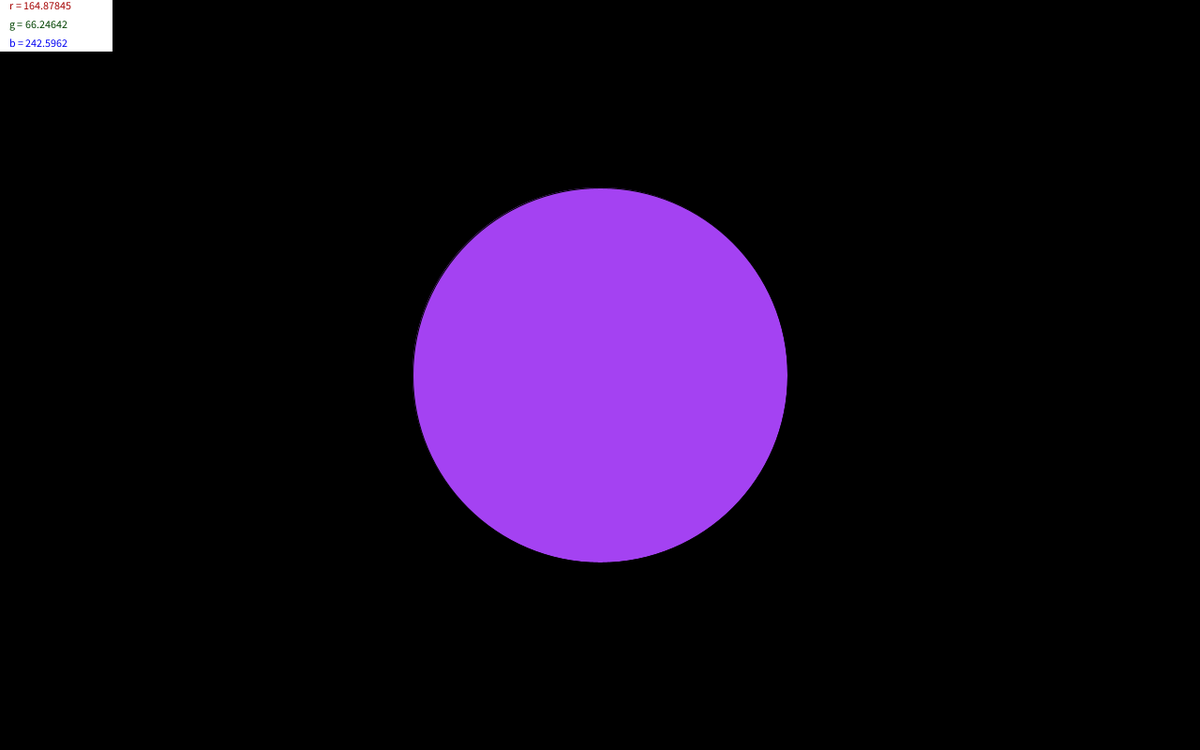
Frame 1 (no input)
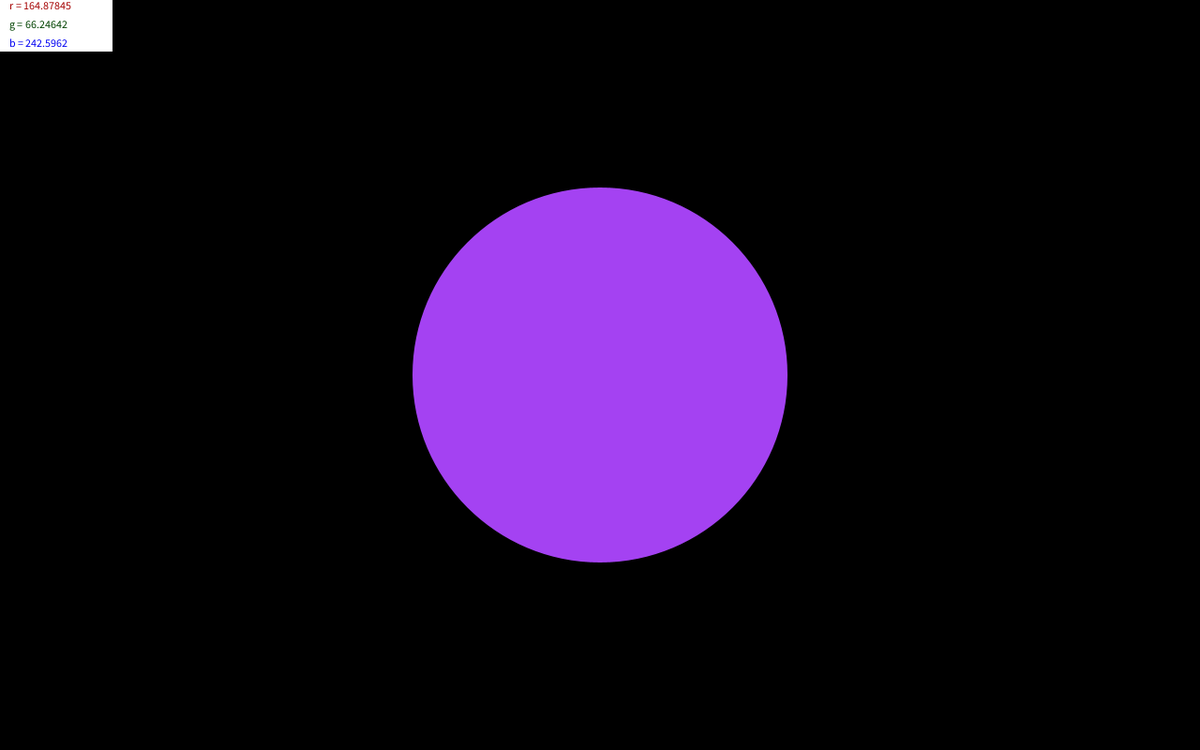
Frame 60 (the mouse pressed at the canvas centre just before this capture)
Frame 120 (the mouse held since frame 60 and released just before this capture): identical to frame 60, image omitted

The Processing sketch that drew these frames (run headless with seeded random() and noise(); from frame 60 on, the mouse is pressed at the canvas centre):

// Processing sketch: Color_Generator
// ── Color_Generator.pde
float r = random(255);
float g = random(255);
float b = random(255);

void setup(){
  size(1280,800);
  frameRate(30);
}

void draw(){
  background(0);
  fill(r,g,b);
  ellipse(width/2, height/2, 400,400);
  noStroke();
  fill(255,255,255,255);
  rect(0,0,120,55);
  fill(r,0,0);
  text("r = "+ r, 10, 10);
  fill(0,g,0);
  text("g = "+ g, 10, 30);
  fill(0,0,b);
  text("b = "+ b, 10, 50);
}

void keyPressed(){
 r = random(255);
 g = random(255);
 b = random(255);
}
